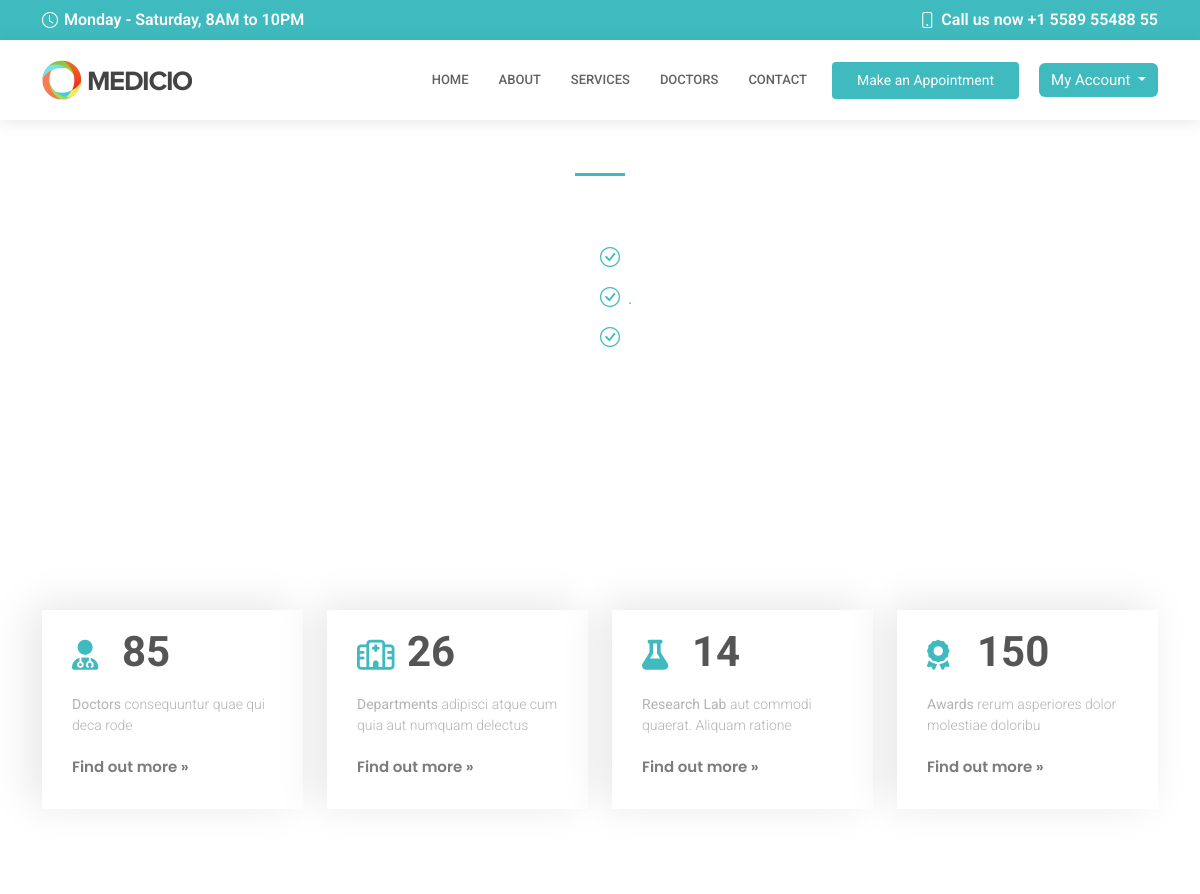
The app's page /about (upper part), older data.
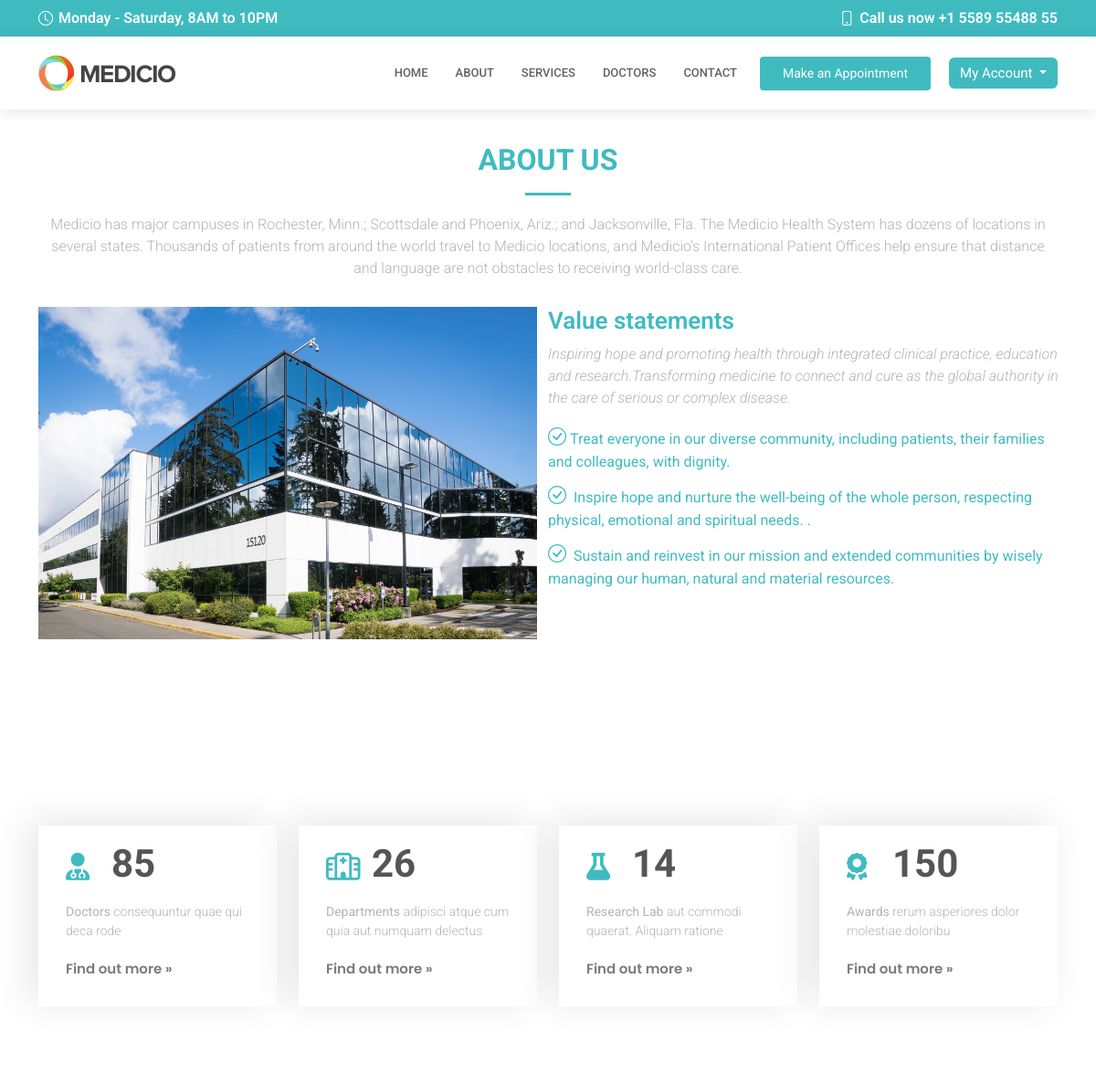
The same page, newer data.
### Front/models.py (models this page shows, shortened)
class RepeatFields(models.Model):
    created = models.DateTimeField(auto_now_add=True)
    updated = models.DateTimeField(auto_now=True)
    deleted = models.BooleanField(default=False)

class About_Us(RepeatFields):
    class Meta:
        verbose_name = "About_Us"
        verbose_name_plural = "About_Us"
    title = models.CharField(max_length=150)
    sub_title = models.CharField(max_length=150)
    description = models.TextField()
    description_2 = models.TextField()
    list_item_1 = models.CharField(max_length=150)
    list_item_2 = models.CharField(max_length=150)
    list_item_3 = models.CharField(max_length=150)
    image = models.ImageField(upload_to = "About__Images")

### Front/views.py (the view, shortened to what this page needs)
# urls.py: path('about', front.About.as_view(), name="about"),
class About(View):
    template_name = 'pages/about.html'
    def get(self , request):
        about = models.About_Us.objects.first()
        return render(request , self.template_name , locals())

### templates/pages/about.html (shortened to what this page needs)
{% extends 'base/base.html' %}
{% load static %}
{% block 'content' %}
    <br><br><br><br>
  <section id="about" class="about">
    <div class="container" data-aos="fade-up">
      <div class="section-title">
        <h2>{{about.title}}</h2>
        <p>{{about.description}}</p>
      </div>
      <div class="row">
        <div class="col-lg-6" data-aos="fade-right">
          <img src="{{about.image.url}} " class="img-fluid" alt="">
        </div>
        <div class="col-lg-6 pt-4 pt-lg-0 content" data-aos="fade-left">
          <h3>{{about.sub_title}}</h3>
          <p class="fst-italic">
            {{about.description_2}}
          </p>
          <ul>
            <li><i class="bi bi-check-circle"></i>{{about.list_item_1}} </li>
            <li><i class="bi bi-check-circle"></i> {{about.list_item_2}} .</li>
            <li><i class="bi bi-check-circle"></i> {{about.list_item_3}} </li>
          </ul>
        </div>
      </div>
    </div>
  </section>
  <section id="counts" class="counts">
    <div class="container" data-aos="fade-up">
      <div class="row no-gutters">
        <div class="col-lg-3 col-md-6 d-md-flex align-items-md-stretch">
          <div class="count-box">
            <i class="fas fa-user-md"></i>
            <span data-purecounter-start="0" data-purecounter-end="85" data-purecounter-duration="1" class="purecounter"></span>
            <p><strong>Doctors</strong> consequuntur quae qui deca rode</p>
            <a href="#">Find out more &raquo;</a>
          </div>
        </div>
        <div class="col-lg-3 col-md-6 d-md-flex align-items-md-stretch">
          <div class="count-box">
            <i class="far fa-hospital"></i>
            <span data-purecounter-start="0" data-purecounter-end="26" data-purecounter-duration="1" class="purecounter"></span>
            <p><strong>Departments</strong> adipisci atque cum quia aut numquam delectus</p>
            <a href="#">Find out more &raquo;</a>
          </div>
        </div>
        <div class="col-lg-3 col-md-6 d-md-flex align-items-md-stretch">
          <div class="count-box">
            <i class="fas fa-flask"></i>
            <span data-purecounter-start="0" data-purecounter-end="14" data-purecounter-duration="1" class="purecounter"></span>
            <p><strong>Research Lab</strong> aut commodi quaerat. Aliquam ratione</p>
            <a href="#">Find out more &raquo;</a>
          </div>
        </div>
        <div class="col-lg-3 col-md-6 d-md-flex align-items-md-stretch">
          <div class="count-box">
            <i class="fas fa-award"></i>
            <span data-purecounter-start="0" data-purecounter-end="150" data-purecounter-duration="1" class="purecounter"></span>
            <p><strong>Awards</strong> rerum asperiores dolor molestiae doloribu</p>
            <a href="#">Find out more &raquo;</a>
          </div>
        </div>
      </div>
    </div>
  </section>
      <section id="testimonials" class="testimonials">
      </section>
{% endblock 'content' %}

Row changes from the older to the newer data that the page shows:
added About_Us: title "ABOUT US", description "Medicio has major campuses in Rochester, Minn.; Scottsdale and Phoenix, Ariz.; and Jacksonville, Fla. The Medicio Health System has dozens of locations in several states. Thousands of patients from around the world travel to Medicio locations, and Medicio's International Patient Offices help ensure that distance and language are not obstacles to receiving world-class care.", image (picture), sub_title "Value statements", description_2 "Inspiring hope and promoting health through integrated clinical practice, education and research.Transforming medicine to connect and cure as the global authority in the care of serious or complex disease.", list_item_1 "Treat everyone in our diverse community, including patients, their families and colleagues, with dignity.", list_item_2 "Inspire hope and nurture the well-being of the whole person, respecting physical, emotional and spiritual needs.", list_item_3 "Sustain and reinvest in our mission and extended communities by wisely managing our human, natural and material resources."
